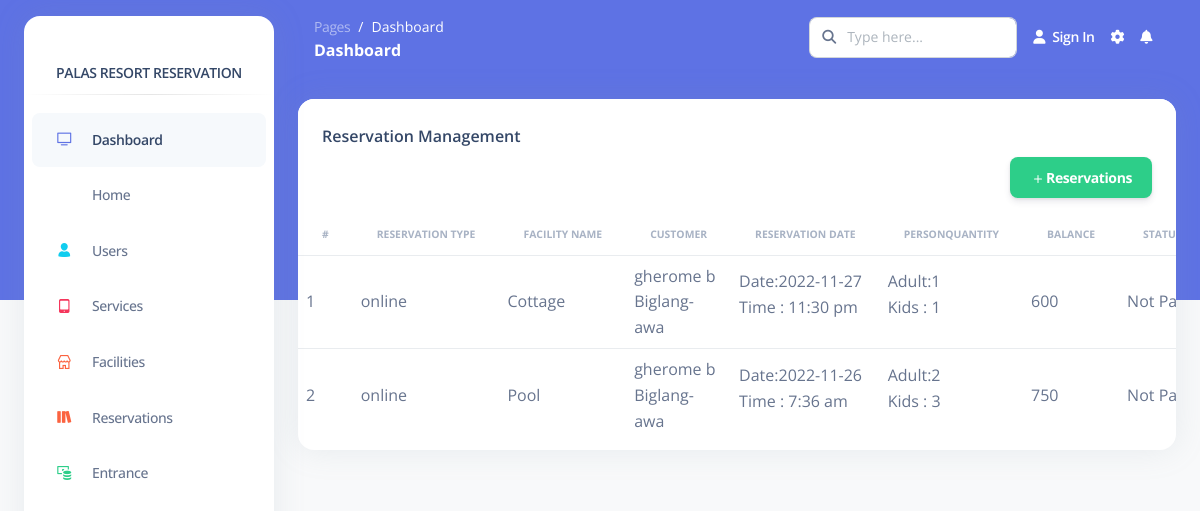
/Pages/admin/reservationManagement.php, run on an earlier commit of the app's database.
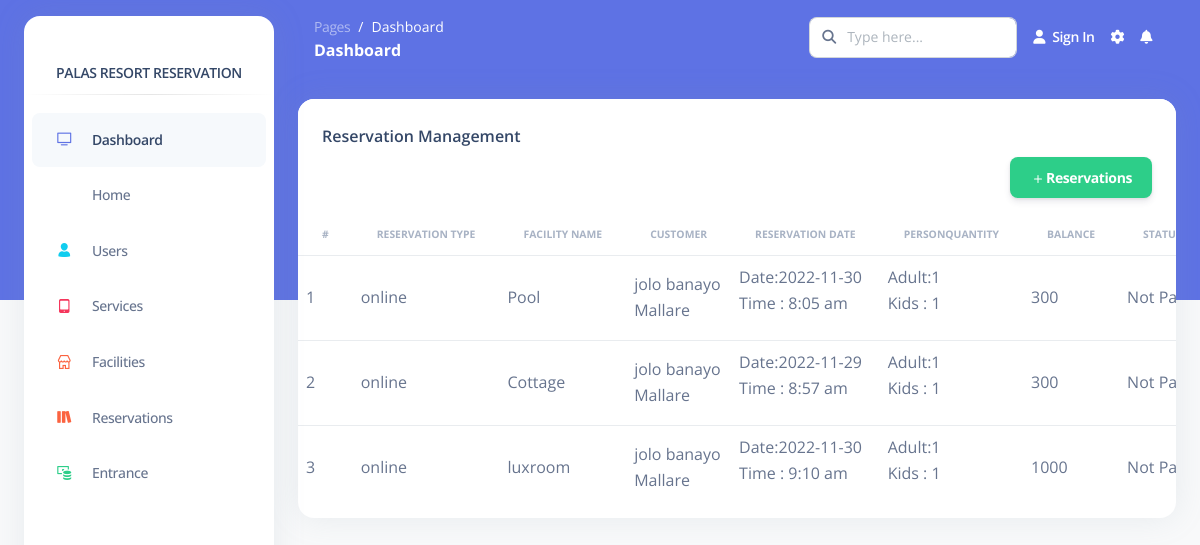
And on a later commit of the database.
### tables this page shows
CREATE TABLE `reservations` (
  `res_id` bigint(20) UNSIGNED NOT NULL,
  `service_id` bigint(20) UNSIGNED NOT NULL,
  `facility_id` bigint(20) UNSIGNED NOT NULL,
  `customer_id` bigint(20) UNSIGNED NOT NULL,
  `date` varchar(255) NOT NULL,
  `time` varchar(255) NOT NULL,
  `person_adult_quantity` int(11) NOT NULL,
  `person_kids_quantity` int(11) NOT NULL,
  `total_balance` double NOT NULL,
  `reservation_status` int(11) NOT NULL,
  `created_at` timestamp NULL DEFAULT current_timestamp(),
  `updated_at` timestamp NULL DEFAULT current_timestamp()
);

CREATE TABLE `services` (
  `service_id` bigint(20) UNSIGNED NOT NULL,
  `service_name` varchar(255) NOT NULL
);

CREATE TABLE `facilities` (
  `id` bigint(20) UNSIGNED NOT NULL,
  `name` varchar(255) NOT NULL,
  `description` varchar(255) NOT NULL,
  `image` varchar(255) NOT NULL,
  `day_rate` double NOT NULL,
  `night_rate` double NOT NULL,
  `overnigth_rate` double NOT NULL,
  `facility_type` varchar(255) NOT NULL,
  `status` varchar(255) NOT NULL
);

CREATE TABLE `users` (
  `id` bigint(20) UNSIGNED NOT NULL,
  `permission_id` bigint(20) UNSIGNED NOT NULL DEFAULT 2,
  `fname` varchar(255) NOT NULL,
  `mname` varchar(255) NOT NULL,
  `lname` varchar(255) NOT NULL,
  `address` varchar(255) NOT NULL,
  `contact_num` varchar(255) NOT NULL,
  `email` varchar(255) NOT NULL,
  `verification_code` text NOT NULL,
  `email_verified_at` datetime DEFAULT NULL,
  `username` varchar(255) NOT NULL,
  `password` varchar(255) NOT NULL
);

### Functions/InnovatechAPIFunctions.php (called while the page is built, shortened)
<?php
    class InnovatechAPIFunctions{
        private $servername='localhost';
        private $username='root';
        private $password='';
        private $dbname='palasresort';
        private $mysqli='';
        public function __construct(){
            $this->mysqli = new mysqli($this->servername,$this->username,$this->password,$this->dbname);
        }
        public function selectleftjoin3(){
            $sql = "SELECT * FROM `reservations` LEFT JOIN `services` ON services.service_id = reservations.service_id LEFT JOIN `facilities` ON facilities.id = reservations.facility_id LEFT JOIN `users` ON users.id = reservations.customer_id";
            $this->sql = $result = $this->mysqli->query($sql);
        }
    }
?>

### Pages/admin/reservationManagement.php (the view, shortened to what this page needs)
<?php include('page/head.php'); ?>
<?php include('page/sidebar.php'); ?>
<main class="main-content position-relative border-radius-lg ">
      <?php include('page/navigationbar.php'); ?>
        <div class="container-fluid py-4">
        <div class="col-12">
          <div class="card mb-4">
            <div class="card-header pb-0">
              <h6>Reservation Management</h6>
              <button type="button" style="float:right;" class="btn btn-success" data-bs-toggle="modal" data-bs-target="#exampleModal">
              <svg xmlns="http://www.w3.org/2000/svg" width="16" height="16" fill="currentColor" class="bi bi-plus" viewBox="0 0 16 16">
                <path d="M8 4a.5.5 0 0 1 .5.5v3h3a.5.5 0 0 1 0 1h-3v3a.5.5 0 0 1-1 0v-3h-3a.5.5 0 0 1 0-1h3v-3A.5.5 0 0 1 8 4z"/>
              </svg>Reservations
              </button>
            </div>
          <div class="card-body px-0 pt-0 pb-2">
            <div class="table-responsive p-0">
              <table class="table align-items-center mb-0">
              <thead>
                <tr>
                  <th class="text-uppercase text-secondary text-xxs font-weight-bolder opacity-7">#</th>
                  <th class="text-uppercase text-secondary text-xxs font-weight-bolder opacity-7">Reservation Type</th>
                  <th class="text-uppercase text-secondary text-xxs font-weight-bolder opacity-7">Facility Name</th>
                  <th class="text-uppercase text-secondary text-xxs font-weight-bolder opacity-7">Customer</th>
                  <th class="text-uppercase text-secondary text-xxs font-weight-bolder opacity-7">Reservation Date</th>
                  <th class="text-uppercase text-secondary text-xxs font-weight-bolder opacity-7">PersonQuantity</th>
                  <th class="text-uppercase text-secondary text-xxs font-weight-bolder opacity-7">Balance</th>
                  <th class="text-uppercase text-secondary text-xxs font-weight-bolder opacity-7">Status</th>
                </tr>
              </thead>
              <tbody>
              <?php
                  include('../../Functions/InnovatechAPIFunctions.php');
                  $newAPIFunctions = new InnovatechAPIFunctions();
                  $newAPIFunctions->selectleftjoin3();
                  $serviceLists = $newAPIFunctions->sql;
                  $index = 1;
                  $reserv_stat="Paid";
                  while ($data = mysqli_fetch_assoc($serviceLists)){
                    if($data['reservation_status']==0){
                      $reserv_stat = "Not Paid";
                    }
              ?>
              <tr>
                <td class="text-wrap"><?php echo $index?></td>
                <td class="text-wrap"><?php echo $data["service_name"];?></td>
                <td class="text-wrap"><?php echo $data["name"]; ?></td>
                <td class="text-wrap"><?php echo $data["fname"] ." ". $data["mname"] ." ". $data["lname"]; ?></td>
                <td class="text-wrap"><p> Date:<?php echo $data["date"]." <br> Time : ". $data["time"]?></p></td>
                <td class="text-wrap"><p> Adult:<?php echo $data["person_adult_quantity"]." <br> Kids : ". $data["person_kids_quantity"]?></p></td>
                <td class="text-wrap"><?php echo $data["total_balance"]; ?></td>
                <td class="text-wrap"><?php echo $reserv_stat; ?></td>
              </tr>
              <?php $index++; } ?>
              </tbody>
              </table>
                </div>
              </div>
            </div>
          </div>
        </div>
</main>
<?php include('page/scripts.php'); ?>

### Pages/admin/page/head.php (shortened to what this page needs)
<!DOCTYPE html>
<html lang="en">
<head>
  <link href="./assets/css/nucleo-icons.css" rel="stylesheet" />
  <link href="./assets/css/nucleo-svg.css" rel="stylesheet" />
  <link href="./assets/css/nucleo-svg.css" rel="stylesheet" />
  <link id="pagestyle" href="./assets/css/argon-dashboard.css?v=2.0.4" rel="stylesheet" />
</head>
<body class="g-sidenav-show   bg-gray-100">

### Pages/admin/page/sidebar.php (shortened to what this page needs)
<aside class="sidenav bg-white navbar navbar-vertical navbar-expand-xs border-0 border-radius-xl my-3 fixed-start ms-4 " id="sidenav-main">
    <div class="sidenav-header">
      <a class="navbar-brand m-0" href=" https://demos.creative-tim.com/argon-dashboard/pages/dashboard.html " target="_blank">
        <span class="ms-1 font-weight-bold"><center>PALAS RESORT RESERVATION</center></span>
      </a>
    </div>
    <hr class="horizontal dark mt-0">
    <div class="collapse navbar-collapse w-auto h-auto " id="sidenav-collapse-main">
      <ul class="navbar-nav">
        <li class="nav-item">
          <a class="nav-link active" href="index.php">
            <div class="icon icon-shape icon-sm border-radius-md text-center me-2 d-flex align-items-center justify-content-center">
              <i class="ni ni-tv-2 text-primary text-sm opacity-10"></i>
            </div>
            <span class="nav-link-text ms-1">Dashboard</span>
          </a>
        </li>
        <li class="nav-item">
          <a class="nav-link " href="../../index.php">
            <div class="icon icon-shape icon-sm border-radius-md text-center me-2 d-flex align-items-center justify-content-center">
            </div>
            <span class="nav-link-text ms-1">Home</span>
          </a>
        </li>
        <li class="nav-item">
          <a class="nav-link " href="userManagement.php">
            <div class="icon icon-shape icon-sm border-radius-md text-center me-2 d-flex align-items-center justify-content-center">
            <i class="ni ni-single-02 text-info text-sm opacity-10"></i>
            </div>
            <span class="nav-link-text ms-1">Users</span>
          </a>
        </li>
        <li class="nav-item">
          <a class="nav-link " href="serviceManagement.php">
            <div class="icon icon-shape icon-sm border-radius-md text-center me-2 d-flex align-items-center justify-content-center">
              <i class="ni ni-mobile-button text-danger text-sm opacity-10"></i>
            </div>
            <span class="nav-link-text ms-1">Services</span>
          </a>
        </li>
        <li class="nav-item">
          <a class="nav-link " href="facilitiesMangement.php">
            <div class="icon icon-shape icon-sm border-radius-md text-center me-2 d-flex align-items-center justify-content-center">
              <i class="ni ni-shop text-warning text-sm opacity-10"></i>
            </div>
            <span class="nav-link-text ms-1">Facilities</span>
          </a>
        </li>
        <li class="nav-item">
          <a class="nav-link " href="reservationManagement.php">
            <div class="icon icon-shape icon-sm border-radius-md text-center me-2 d-flex align-items-center justify-content-center">
              <i class="ni ni-books text-warning text-sm opacity-10"></i>
            </div>
            <span class="nav-link-text ms-1">Reservations</span>
          </a>
        </li>
        <li class="nav-item">
          <a class="nav-link " href="entranceManagement.php">
            <div class="icon icon-shape icon-sm border-radius-md text-center me-2 d-flex align-items-center justify-content-center">
              <i class="ni ni-money-coins text-success text-sm opacity-10"></i>
            </div>
            <span class="nav-link-text ms-1">Entrance</span>
          </a>
        </li>
      </ul>
    </div>
  </aside>

### Pages/admin/page/navigationbar.php (shortened to what this page needs)
<nav class="navbar navbar-main navbar-expand-lg px-0 mx-4 shadow-none border-radius-xl " id="navbarBlur" data-scroll="false">
      <div class="container-fluid py-1 px-3">
        <nav aria-label="breadcrumb">
          <ol class="breadcrumb bg-transparent mb-0 pb-0 pt-1 px-0 me-sm-6 me-5">
            <li class="breadcrumb-item text-sm"><a class="opacity-5 text-white" href="javascript:;">Pages</a></li>
            <li class="breadcrumb-item text-sm text-white active" aria-current="page">Dashboard</li>
          </ol>
          <h6 class="font-weight-bolder text-white mb-0">Dashboard</h6>
        </nav>
        <div class="collapse navbar-collapse mt-sm-0 mt-2 me-md-0 me-sm-4" id="navbar">
          <div class="ms-md-auto pe-md-3 d-flex align-items-center">
            <div class="input-group">
              <span class="input-group-text text-body"><i class="fas fa-search" aria-hidden="true"></i></span>
              <input type="text" class="form-control" placeholder="Type here...">
            </div>
          </div>
          <ul class="navbar-nav  justify-content-end">
            <li class="nav-item d-flex align-items-center">
              <a href="javascript:;" class="nav-link text-white font-weight-bold px-0">
                <i class="fa fa-user me-sm-1"></i>
                <span class="d-sm-inline d-none">Sign In</span>
              </a>
            </li>
            <li class="nav-item px-3 d-flex align-items-center">
              <a href="javascript:;" class="nav-link text-white p-0">
                <i class="fa fa-cog fixed-plugin-button-nav cursor-pointer"></i>
              </a>
            </li>
            <li class="nav-item dropdown pe-2 d-flex align-items-center">
              <a href="javascript:;" class="nav-link text-white p-0" id="dropdownMenuButton" data-bs-toggle="dropdown" aria-expanded="false">
                <i class="fa fa-bell cursor-pointer"></i>
              </a>
            </li>
          </ul>
        </div>
      </div>
    </nav>

### Pages/admin/page/scripts.php (shortened to what this page needs)
</body>
</html>

### Pages/admin/assets/css/nucleo-svg.css (style rules this page uses)
.icon { display: inline-block; color: #111111; height: 1em; width: 1em; }
.icon-sm { height: 0.8em; width: 0.8em; }
.icon { fill: currentColor; stroke: none; }

What changed in the data, as far as the page shows it:
removed reservations: service.service_name "online", facility.name "Cottage", customer.fname "gherome", customer.mname "b", customer.lname "Biglang-awa", date "2022-11-27", time "11:30 pm", person_adult_quantity "1", person_kids_quantity "1", total_balance "600", reservation_status "Not…"
removed reservations: service.service_name "online", facility.name "Pool", customer.fname "gherome", customer.mname "b", customer.lname "Biglang-awa", date "2022-11-26", time "7:36 am", person_adult_quantity "2", person_kids_quantity "3", total_balance "750", reservation_status "Not…"
added reservations: service.service_name "online", facility.name "Pool", customer.fname "jolo", customer.mname "banayo", customer.lname "Mallare", date "2022-11-30", time "8:05 am", person_adult_quantity "1", person_kids_quantity "1", total_balance "300", reservation_status "Not…"
added reservations: service.service_name "online", facility.name "Cottage", customer.fname "jolo", customer.mname "banayo", customer.lname "Mallare", date "2022-11-29", time "8:57 am", person_adult_quantity "1", person_kids_quantity "1", total_balance "300", reservation_status "Not…"
added reservations: service.service_name "online", facility.name "luxroom", customer.fname "jolo", customer.mname "banayo", customer.lname "Mallare", date "2022-11-30", time "9:10 am", person_adult_quantity "1", person_kids_quantity "1", total_balance "1000", reservation_status "Not…"
